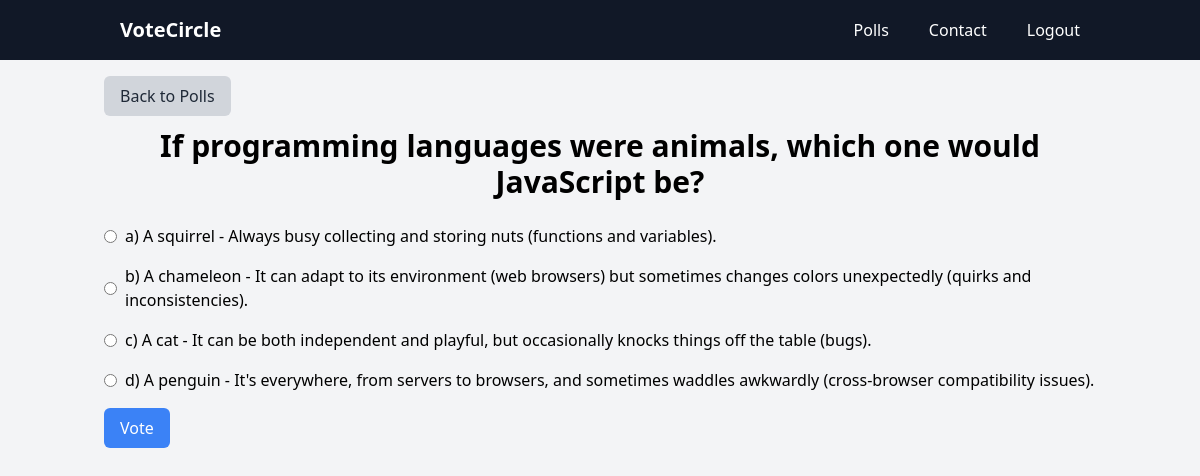
Page /Polls2/ on the committed database.
### Polls/models.py (models this page shows, shortened)
class Question(models.Model):
	question_text = models.CharField(max_length = 200)
	pub_date = models.DateTimeField('date published')

class Choice(models.Model):
	question = models.ForeignKey(Question, on_delete = models.CASCADE)
	choice_text = models.CharField(max_length = 200)
	votes = models.IntegerField(default = 0)

### Polls/views.py (the view)
# urls.py: path('<int:question_id>/', views.detail, name ='detail'),
def detail(request, question_id):
	try:
		question = Question.objects.get(pk = question_id)
	except Question.DoesNotExist:
		raise Http404("Question does not exist")
	return render(request, 'detail.html', {'question': question})

### templates/detail.html (shortened to what this page needs)
<!DOCTYPE html>
<html lang="en">
<head>
    <link rel="stylesheet" href="https://unpkg.com/tailwindcss@^2/dist/tailwind.min.css">
</head>
<body class="bg-gray-100">
    {%include 'navbar.html'%}
    <div class="container mx-auto p-4">
        <a href="{% url 'polls:index' %}" class="inline-block mb-3 px-4 py-2 bg-gray-300 hover:bg-gray-400 text-gray-800 rounded-md">Back to Polls</a>
        <h1 class="text-center text-3xl font-bold mb-6">{{ question.question_text }}</h1>
        <form action="{% url 'polls:vote' question.id %}" method="post">
            {% for choice in question.choice_set.all %}
            <div class="mb-4 flex items-center">
                <input type="radio" name="choice" id="choice{{ forloop.counter }}" class="mr-2" value="{{ choice.id }}">
                <label for="choice{{ forloop.counter }}">{{ choice.choice_text }}</label>
            </div>
            {% endfor %}
            <button type="submit" class="bg-blue-500 hover:bg-blue-600 text-white px-4 py-2 rounded-md">Vote</button>
        </form>
    </div>
</body>
</html>

### rows in the picture
Question: question_text "If programming languages were animals, which one would JavaScript be?"
Choice: choice_text "a) A squirrel - Always busy collecting and storing nuts (functions and variables)."
Choice: choice_text "b) A chameleon - It can adapt to its environment (web browsers) but sometimes changes colors unexpectedly (quirks and inconsistencies)."
Choice: choice_text "c) A cat - It can be both independent and playful, but occasionally knocks things off the table (bugs)."
Choice: choice_text "d) A penguin - It's everywhere, from servers to browsers, and sometimes waddles awkwardly (cross-browser compatibility issues)."
